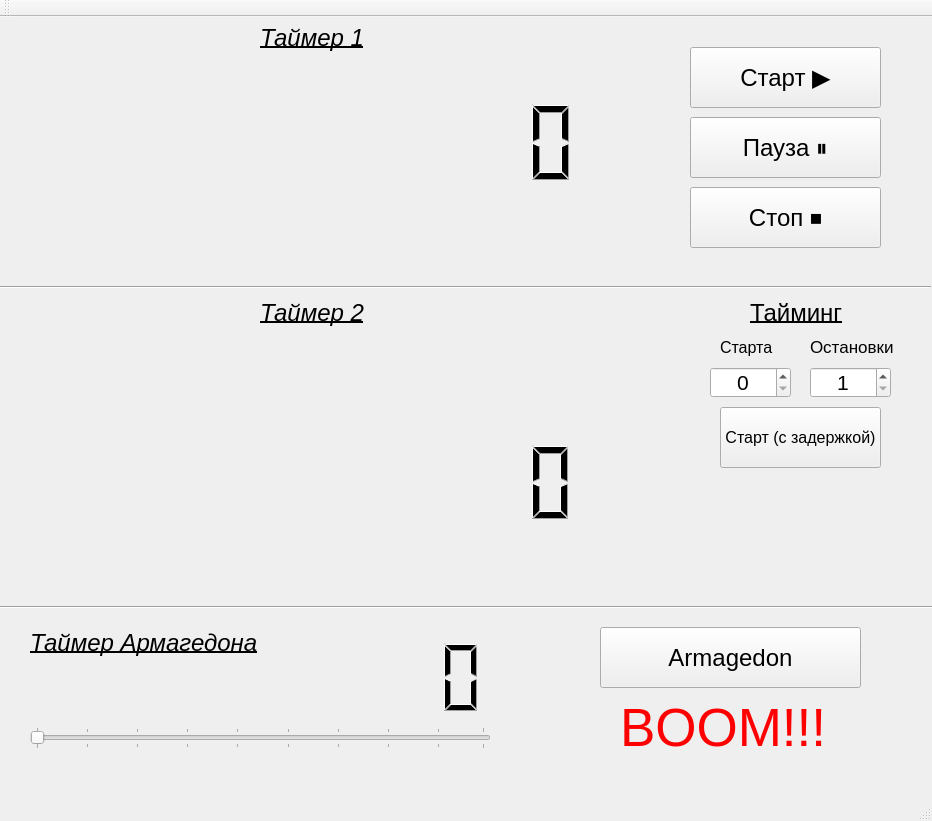
<?xml version="1.0" encoding="UTF-8"?>
<ui version="4.0">
 <class>MainWindow</class>
 <widget class="QMainWindow" name="MainWindow">
  <property name="geometry">
   <rect>
    <x>0</x>
    <y>0</y>
    <width>932</width>
    <height>821</height>
   </rect>
  </property>
  <property name="windowTitle">
   <string>MainWindow</string>
  </property>
  <widget class="QWidget" name="centralWidget">
   <widget class="QPushButton" name="pushButton_Start">
    <property name="geometry">
     <rect>
      <x>690</x>
      <y>30</y>
      <width>191</width>
      <height>61</height>
     </rect>
    </property>
    <property name="font">
     <font>
      <pointsize>18</pointsize>
     </font>
    </property>
    <property name="text">
     <string>Старт ▶</string>
    </property>
   </widget>
   <widget class="QPushButton" name="pushButton_Stop">
    <property name="geometry">
     <rect>
      <x>690</x>
      <y>170</y>
      <width>191</width>
      <height>61</height>
     </rect>
    </property>
    <property name="font">
     <font>
      <pointsize>18</pointsize>
     </font>
    </property>
    <property name="text">
     <string>Стоп ⏹</string>
    </property>
   </widget>
   <widget class="QLCDNumber" name="lcdNumber">
    <property name="geometry">
     <rect>
      <x>80</x>
      <y>20</y>
      <width>501</width>
      <height>211</height>
     </rect>
    </property>
    <property name="font">
     <font>
      <pointsize>12</pointsize>
     </font>
    </property>
    <property name="frameShape">
     <enum>QFrame::NoFrame</enum>
    </property>
    <property name="digitCount">
     <number>11</number>
    </property>
   </widget>
   <widget class="QPushButton" name="pushButton_Pause">
    <property name="geometry">
     <rect>
      <x>690</x>
      <y>100</y>
      <width>191</width>
      <height>61</height>
     </rect>
    </property>
    <property name="font">
     <font>
      <pointsize>18</pointsize>
     </font>
    </property>
    <property name="text">
     <string>Пауза ⏸</string>
    </property>
   </widget>
   <widget class="QLabel" name="label">
    <property name="geometry">
     <rect>
      <x>620</x>
      <y>670</y>
      <width>261</width>
      <height>81</height>
     </rect>
    </property>
    <property name="palette">
     <palette>
      <active>
       <colorrole role="WindowText">
        <brush brushstyle="SolidPattern">
         <color alpha="255">
          <red>255</red>
          <green>0</green>
          <blue>0</blue>
         </color>
        </brush>
       </colorrole>
      </active>
      <inactive>
       <colorrole role="WindowText">
        <brush brushstyle="SolidPattern">
         <color alpha="255">
          <red>255</red>
          <green>0</green>
          <blue>0</blue>
         </color>
        </brush>
       </colorrole>
      </inactive>
      <disabled>
       <colorrole role="WindowText">
        <brush brushstyle="SolidPattern">
         <color alpha="255">
          <red>120</red>
          <green>120</green>
          <blue>120</blue>
         </color>
        </brush>
       </colorrole>
      </disabled>
     </palette>
    </property>
    <property name="font">
     <font>
      <pointsize>40</pointsize>
     </font>
    </property>
    <property name="text">
     <string>BOOM!!!</string>
    </property>
   </widget>
   <widget class="QLCDNumber" name="lcdNumber_Down">
    <property name="geometry">
     <rect>
      <x>40</x>
      <y>610</y>
      <width>451</width>
      <height>101</height>
     </rect>
    </property>
    <property name="frameShape">
     <enum>QFrame::NoFrame</enum>
    </property>
    <property name="digitCount">
     <number>11</number>
    </property>
   </widget>
   <widget class="QPushButton" name="pushButton">
    <property name="geometry">
     <rect>
      <x>600</x>
      <y>610</y>
      <width>261</width>
      <height>61</height>
     </rect>
    </property>
    <property name="font">
     <font>
      <pointsize>18</pointsize>
     </font>
    </property>
    <property name="text">
     <string>Armagedon</string>
    </property>
   </widget>
   <widget class="QPushButton" name="pushButton_sta">
    <property name="geometry">
     <rect>
      <x>720</x>
      <y>390</y>
      <width>161</width>
      <height>61</height>
     </rect>
    </property>
    <property name="font">
     <font>
      <pointsize>12</pointsize>
     </font>
    </property>
    <property name="text">
     <string>Старт (с задержкой)</string>
    </property>
   </widget>
   <widget class="QLCDNumber" name="lcdNumber_2">
    <property name="geometry">
     <rect>
      <x>90</x>
      <y>360</y>
      <width>491</width>
      <height>211</height>
     </rect>
    </property>
    <property name="font">
     <font>
      <pointsize>10</pointsize>
     </font>
    </property>
    <property name="frameShape">
     <enum>QFrame::NoFrame</enum>
    </property>
    <property name="digitCount">
     <number>11</number>
    </property>
   </widget>
   <widget class="Line" name="line">
    <property name="geometry">
     <rect>
      <x>-30</x>
      <y>260</y>
      <width>961</width>
      <height>20</height>
     </rect>
    </property>
    <property name="orientation">
     <enum>Qt::Horizontal</enum>
    </property>
   </widget>
   <widget class="Line" name="line_2">
    <property name="geometry">
     <rect>
      <x>-20</x>
      <y>580</y>
      <width>961</width>
      <height>20</height>
     </rect>
    </property>
    <property name="orientation">
     <enum>Qt::Horizontal</enum>
    </property>
   </widget>
   <widget class="QSpinBox" name="spinBox_st">
    <property name="geometry">
     <rect>
      <x>710</x>
      <y>350</y>
      <width>81</width>
      <height>31</height>
     </rect>
    </property>
    <property name="font">
     <font>
      <pointsize>16</pointsize>
     </font>
    </property>
    <property name="alignment">
     <set>Qt::AlignCenter</set>
    </property>
   </widget>
   <widget class="QSpinBox" name="spinBox_pause">
    <property name="geometry">
     <rect>
      <x>810</x>
      <y>350</y>
      <width>81</width>
      <height>31</height>
     </rect>
    </property>
    <property name="font">
     <font>
      <pointsize>16</pointsize>
     </font>
    </property>
    <property name="alignment">
     <set>Qt::AlignCenter</set>
    </property>
    <property name="minimum">
     <number>1</number>
    </property>
   </widget>
   <widget class="QLabel" name="label_2">
    <property name="geometry">
     <rect>
      <x>720</x>
      <y>320</y>
      <width>61</width>
      <height>20</height>
     </rect>
    </property>
    <property name="font">
     <font>
      <pointsize>12</pointsize>
     </font>
    </property>
    <property name="text">
     <string>Cтарта</string>
    </property>
   </widget>
   <widget class="QLabel" name="label_3">
    <property name="geometry">
     <rect>
      <x>810</x>
      <y>320</y>
      <width>91</width>
      <height>20</height>
     </rect>
    </property>
    <property name="font">
     <font>
      <pointsize>13</pointsize>
     </font>
    </property>
    <property name="text">
     <string>Остановки</string>
    </property>
   </widget>
   <widget class="QLabel" name="label_4">
    <property name="geometry">
     <rect>
      <x>750</x>
      <y>280</y>
      <width>101</width>
      <height>31</height>
     </rect>
    </property>
    <property name="font">
     <font>
      <pointsize>18</pointsize>
      <weight>50</weight>
      <bold>false</bold>
      <underline>true</underline>
     </font>
    </property>
    <property name="text">
     <string>Тайминг</string>
    </property>
   </widget>
   <widget class="QSlider" name="horizontalSlider">
    <property name="geometry">
     <rect>
      <x>30</x>
      <y>710</y>
      <width>461</width>
      <height>22</height>
     </rect>
    </property>
    <property name="font">
     <font>
      <pointsize>10</pointsize>
     </font>
    </property>
    <property name="minimum">
     <number>1</number>
    </property>
    <property name="maximum">
     <number>90</number>
    </property>
    <property name="orientation">
     <enum>Qt::Horizontal</enum>
    </property>
    <property name="tickPosition">
     <enum>QSlider::TicksBothSides</enum>
    </property>
   </widget>
   <widget class="QLabel" name="label_5">
    <property name="geometry">
     <rect>
      <x>260</x>
      <y>0</y>
      <width>141</width>
      <height>41</height>
     </rect>
    </property>
    <property name="font">
     <font>
      <pointsize>18</pointsize>
      <italic>true</italic>
      <underline>true</underline>
     </font>
    </property>
    <property name="text">
     <string>Таймер 1</string>
    </property>
   </widget>
   <widget class="QLabel" name="label_6">
    <property name="geometry">
     <rect>
      <x>260</x>
      <y>280</y>
      <width>141</width>
      <height>31</height>
     </rect>
    </property>
    <property name="font">
     <font>
      <pointsize>18</pointsize>
      <italic>true</italic>
      <underline>true</underline>
     </font>
    </property>
    <property name="text">
     <string>Таймер 2</string>
    </property>
   </widget>
   <widget class="QLabel" name="label_7">
    <property name="geometry">
     <rect>
      <x>30</x>
      <y>610</y>
      <width>231</width>
      <height>31</height>
     </rect>
    </property>
    <property name="font">
     <font>
      <pointsize>18</pointsize>
      <italic>true</italic>
      <underline>true</underline>
     </font>
    </property>
    <property name="text">
     <string>Таймер Армагедона</string>
    </property>
   </widget>
  </widget>
  <widget class="QMenuBar" name="menuBar">
   <property name="geometry">
    <rect>
     <x>0</x>
     <y>0</y>
     <width>932</width>
     <height>21</height>
    </rect>
   </property>
  </widget>
  <widget class="QToolBar" name="mainToolBar">
   <attribute name="toolBarArea">
    <enum>TopToolBarArea</enum>
   </attribute>
   <attribute name="toolBarBreak">
    <bool>false</bool>
   </attribute>
  </widget>
  <widget class="QStatusBar" name="statusBar"/>
 </widget>
 <layoutdefault spacing="6" margin="11"/>
 <resources/>
 <connections/>
</ui>
